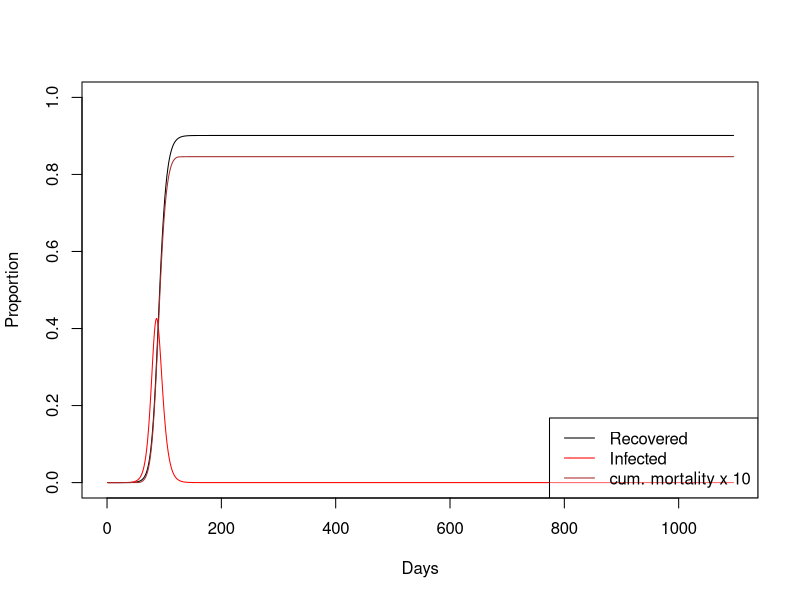
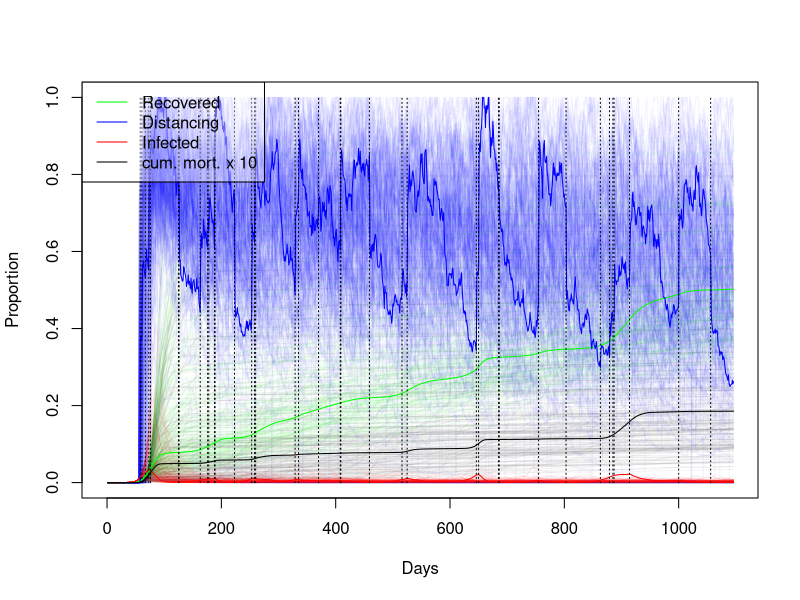

R code for these plots, in order:
## Simulation of management of Covid-19 outbreak in the UK.
library(nleqslv) # nonlinear solver

# Parameters (unit: days)
incubation_time <- 5.1 # Ferguson et al. 
incubation_time <- incubation_time +1 # fudge to reproduce R0 and generation time 
start_trans_symp <- incubation_time - 0.5 # Ferguson et al. 
start_trans_asymp <- start_trans_symp # Ferguson et al. 
prop_symptoms <- 0.2 # https://www.thelancet.com/journals/lancet/article/PIIS0140-6736(20)30567-5/fulltext
#prop_symptoms <- 1/3 # Ferguson et al. 
prop_critical <- 0.06 # To be implemented # https://www.thelancet.com/journals/lancet/article/PIIS0140-6736(20)30567-5/fulltext
mean_generation_time <- 6.5 # Ferguson et al. 
#generation_time_alpha <- 3 # shape parameter of an assumed gamma distribution, https://academic.oup.com/biostatistics/article/12/2/303/280518
generation_time_alpha <- 2 # 1 # shape parameter of an assumed gamma distribution, fudge to reproduce r
R0 <- 2.4 # Ferguson et al. 
inf_symp_asymp_ratio <- 2  # Ferguson et al.  
UK_population_size <- 66.44e6
pop_size <- UK_population_size

case_fatality_rate_1 <- 0.009 # hospitals below capacity # to be implemented...
case_fatality_rate_2 <- 0.09 # hospitals over capacity # to be implemented...
hospitalization_rate <- 0.044 # to be implemented...
critical_care_rate <- 0.044 * 0.3 # to be implemented...
critical_care_hospital_time <- 10
hospital_load_factor <- 
  critical_care_rate * critical_care_hospital_time / 
  mean_generation_time
critical_care_beds <- 8175 # uk number of respirators 
## Threshold for proportion infected:
critical_care_beds / (hospital_load_factor * pop_size) 

# ## Check:
# r <- (R0^(1/generation_time_alpha)-1) * generation_time_alpha/mean_generation_time;
# # linear growth rate
# r
# # doubling time
# #exp(r*T_double)==2 -> T_double == log(2)/r
# log(2)/r

policy_intervention_rate <- 1/6 # https://lab.gedidigital.it/gedi-visual/2020/coronavirus-i-contagi-in-italia/




# Stages:
stages <- c(
  "S", # susceptible
  "Is1", # symptomatic infected no trans
  "Is2", # symptomatic infected trans
  "Ia1", # symptomatic asymptomatic no trans
  "Ia2", # symptomatic asymptomatic trans
  "R", # recovered or deceased
  c() )
n_stages <- length(stages)

# Infected stages
IStages <- c("Is1", "Is2", "Ia1", "Ia2")
# Infectious (test postive) stages
PStages <- c("Is2", "Ia2")


## Linear dynamics:
# We still need to adjust two parameters: 
# Is2_inf: infectiousness of Is2 srage (scales other stages)
# rec_rate: recovery rate of transmitting individuals
# This adjustment is done such as fitting R0 and mean_generation_time

## The "survivial" part of the population matrix
SS_calc <- function(Is2_inf,rec_rate){
  SS <- matrix(0,nrow = n_stages,ncol= n_stages,
               dimnames = list(Next=stages,Current=stages) )
  SS["S","S"] <- 1
  SS["Is2","Is1"] <- 1/start_trans_symp
  SS["Is1","Is1"] <- 1-1/start_trans_symp
  SS["Ia2","Ia1"] <- 1/start_trans_asymp
  SS["Ia1","Ia1"] <- 1-1/start_trans_asymp
  SS["R","Ia2"] <- rec_rate
  SS["Ia2","Ia2"] <- 1-rec_rate
  SS["R","Is2"] <- rec_rate
  SS["Is2","Is2"] <- 1-rec_rate
  SS["R","R"] <- 1
  return(SS)
}

## Density indepent factor of the "fertility" (= transmission) matrix
FF0_calc <- function(Is2_inf,rec_rate){
  FF0 <- matrix(0,nrow = n_stages,ncol= n_stages,
                dimnames = list(Next=stages,Current=stages) )
  FF0["Is1","Is2"] <- Is2_inf * prop_symptoms 
  FF0["Ia1","Is2"] <- Is2_inf * (1-prop_symptoms)
  FF0["Is1","Ia2"] <- Is2_inf * prop_symptoms  / inf_symp_asymp_ratio
  FF0["Ia1","Ia2"] <- Is2_inf * (1-prop_symptoms)  / inf_symp_asymp_ratio
  return(FF0)
}

## Calculate the "fertility" (= transmission) part of the population matrix
FF_calc <- function(Is2_inf,rec_rate){
  FF0 <- FF0_calc(Is2_inf,rec_rate)
  return(FF0 * pop_size)
}

eigenvalue_index <- function(eig_values){
  w <- which(abs(eig_values)==eig_values & eig_values != 1)
  return(w[which.max(eig_values[w])])
}

get_mean_generation_time <- function(SS,FF){
  # See page 842 of Bienvenu, F.; Legendre, S. (2015). "A New Approach to the Generation Time in Matrix Population Models" (PDF). The American Naturalist. 185 (6): 834–843. doi:10.1086/681104. PMID 25996867.
  L <- SS+FF
  eig <- eigen(L)
  i <- eigenvalue_index(eig$values)
  w <- eig$vectors[,i]
  t_eig <- eigen(t(L))
  j <- min(which(abs(t_eig$values - eig$values[i])<1e-10))
  v <- t_eig$vectors[,j]
  if(abs(t(v) %*% w)<1e-10) {
    print(c(i,j))
    print(eig$values)
    print(t_eig$values)
    print(w)
    print(v)
    stop("Potential eigenvector index mixup")
  }
  T_gen <- 1 + (t(v) %*% SS %*% w) / (t(v) %*% FF %*% w) 
  return(T_gen)
}

R0_and_Tgen <- function(SS,FF){
  L <- SS + FF
  Tgen <- get_mean_generation_time(SS,FF)
  eig <- eigen(L[IStages,IStages])
  i <- eigenvalue_index(eig$values)
  r <- log(eig$values[i])
  # https://beast.community/estimating_R0
  # https://www.sciencedirect.com/science/article/pii/S1755436518300847
  generation_time_beta <- generation_time_alpha / Tgen
  R0 <- (1+r/generation_time_beta)^generation_time_alpha
  return(c(R0,Tgen))
}

R0_and_Tgen_diff <- function(x){
  as.numeric(
    with(as.list(x),
         R0_and_Tgen(SS_calc(Is2_inf,rec_rate),FF_calc(Is2_inf,rec_rate)) - 
           c(R0,mean_generation_time) ))
}
initialGuess <- c(Is2_inf=5.234017e-07/20,rec_rate=0.01 )
# #Tests
# with(as.list(initialGuess),
#      SS_calc(Is2_inf,rec_rate)+FF_calc(Is2_inf,rec_rate))
# with(as.list(initialGuess),
#      get_mean_generation_time(SS_calc(Is2_inf,rec_rate),FF_calc(Is2_inf,rec_rate)))
# with(as.list(initialGuess),
#      R0_and_Tgen(SS_calc(Is2_inf,rec_rate),FF_calc(Is2_inf,rec_rate)))
R0_and_Tgen_diff(initialGuess)

## Find parameters to fit R0 and generation time
fit <- nleqslv(initialGuess,R0_and_Tgen_diff);
fit$message  # should be "Function criterion near zero" or "x-values within tolerance 'xtol'"
fit$x
## double check
with(as.list(fit$x),
     R0_and_Tgen(SS_calc(Is2_inf,rec_rate),FF_calc(Is2_inf,rec_rate)))

SS <- with(as.list(fit$x),SS_calc(Is2_inf,rec_rate))
FF <- with(as.list(fit$x),FF_calc(Is2_inf,rec_rate))
FF0 <- with(as.list(fit$x),FF0_calc(Is2_inf,rec_rate))
L <- SS + FF

  
IStages <- c("Is1", "Is2", "Ia1", "Ia2")
#get_mean_generation_time(SS[IStages,IStages],FF[IStages,IStages])
linear_growth_rate <- # linear growth rate r should be around 0.2
  log(eigen(L[IStages,IStages])$values[1]) 
linear_growth_rate

# Non-linear dynamics
n_steps <- 365 * 3
state <- matrix(0, nrow=n_steps+1, ncol=n_stages)
colnames(state) <- stages
S_index <- which(stages == "S")
state[1,"Ia1"] <- 100
state[1,"S"] <- pop_size - state[1,"Ia1"]
deaths <- rep(NA,n_steps+1) # deaths per step
deaths[1] <- 0

compute_deaths <- function(state_snippet){
  total_infected <- sum(state_snippet[1,IStages])
  respirator_demand <- hospital_load_factor * total_infected
  with_respirator <- min(critical_care_beds, respirator_demand)
  without_respirator <- respirator_demand - with_respirator
  fatality_rate <-
    (with_respirator * case_fatality_rate_1 + without_respirator * case_fatality_rate_2)/
    respirator_demand
  rec <- state_snippet[2,"R"] - state_snippet[1,"R"]
  deaths <- rec * fatality_rate
  return(deaths)
}

## Simulate without policy interventions
plot(c(0),type="n",ylim=c(0,1),xlim=c(0,n_steps),xlab="Days",ylab="Proportion")
for(i in 1:n_steps){
  Lx <- SS + FF0 * state[i,"S"]
  state[i+1,] <- Lx %*% state[i,]
  state[i+1,"S"] <- pop_size - sum(state[i+1,-S_index])
  deaths[i+1] <- compute_deaths(state[c(0,1)+i,])
}
lines((state[,"R"]-cumsum(deaths))/pop_size,col="black",type="l")
lines(rowSums(state[,IStages])/pop_size,col="red",type="l")
lines(cumsum(deaths)/pop_size*1e1,col="brown",type="l")
legend(x="bottomright",
       legend = c("Recovered","Infected","cum. mortality x 10"),
       col=c("black","red","brown"),lty=1,bg=rgb(1,1,1,alpha = 0.4))

## Simulate policy interventions with uncertainty
dfac <- rep(NA,n_steps+1) # social distancing factor, the controll parameter
dfac[1] <- 1 # social distancing factor, the controll parameter
growth_rate <- linear_growth_rate
n_runs <- 200
other_runs_transparency <- 0.05
# plot(c(0),type="n",ylim=c(0,1),xlim=c(0,n_steps),ylab="Proportion immunized",xlab="Days")
# plot(c(0),type="n",ylim=c(0,1),xlim=c(0,n_steps),ylab="Social Distancing Factor",xlab="Days")
# plot(c(0),type="n",ylim=c(0,1),xlim=c(0,n_steps),ylab="Proportion infected",xlab="Days")
plot(c(0),type="n",ylim=c(0,1),xlim=c(0,n_steps),xlab="Days",ylab="Proportion")
for(run in 1:n_runs){
  policy_intervention_times <- c()
  for(i in 1:n_steps){
    dfac[i+1] <- 1-exp(min(0,(log(1-dfac[i])+rnorm(1,-1/(30*6),1/30)))) # decline of compliance
    if(runif(1)< policy_intervention_rate){# adjust policy:
      if(state[i,"Is2"]/pop_size > 0.0005 && growth_rate > 0){ # more measures
        dfac[i+1] <- dfac[i+1] * runif(1,0.2,1) # outcome is uncertain
        policy_intervention_times <-
          append(policy_intervention_times,i)
      }else if(state[i,"Is2"]/pop_size < 0.0001 && growth_rate <  0){ # less measures
        current_R <- R0_and_Tgen(SS,FF0 * state[i,"S"] * dfac[i])[1]
        if(is.na(current_R) || current_R < 1){
          if(dfac[i+1] < 1){ 
            dfac[i+1] <- min(1,dfac[i+1]*runif(1,1,2)) # outcome uncertain
            policy_intervention_times <-
              append(policy_intervention_times,i)
          }
        }
      }
    }
    Lx <- SS + FF0 * state[i,"S"] * dfac[i+1]
    state[i+1,] <- Lx %*% state[i,]
    state[i+1,"S"] <- pop_size - sum(state[i+1,-S_index])
    deaths[i+1] <- compute_deaths(state[c(0,1)+i,])
    growth_rate <- log(sum(state[i+1,PStages])/sum(state[i,PStages]))
  }
  line_alpha <- ifelse(run > n_runs-1,1,other_runs_transparency)*255
  plotcol <- do.call(rgb,as.list(c(col2rgb("green"),alpha=line_alpha,max = 255)))
  lines((state[,"R"]-cumsum(deaths))/pop_size,col=plotcol,type="l")
  plotcol <- do.call(rgb,as.list(c(col2rgb("blue"),alpha=line_alpha,max = 255)))
  lines(1-dfac,col=plotcol,type="l")
  plotcol <- do.call(rgb,as.list(c(col2rgb("red"),alpha=line_alpha,max = 255)))
  lines(rowSums(state[,IStages])/pop_size,col=plotcol,type="l")
  plotcol <- do.call(rgb,as.list(c(col2rgb("black"),alpha=line_alpha,max = 255)))
  lines(cumsum(deaths)/pop_size * 1e1,col=plotcol,type="l")
}
for(t in policy_intervention_times){
  lines(c(t,t),c(0,1), col="black", lty=3)
}
legend(x="topleft",
       legend = c("Recovered","Distancing","Infected","cum. mort. x 10"),
       col=c("green","blue","red","black"),lty=1,bg=rgb(1,1,1,alpha = 0.4))
